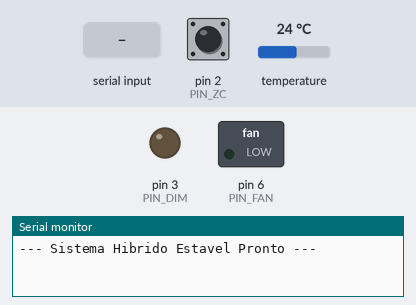
The sketch below on a simulated Arduino Leonardo, built with avr-gcc and run on an emulated ATmega32U4. Parts: switched loads named in the sketch (green lamp = pin HIGH), output pins drawn as LEDs (lit = HIGH), the last lines printed to the serial monitor. The test bench sets the inputs (shaded band); at power-on: pin 2 (PIN_ZC) HIGH, temperature 24 °C.

Above: at 1.5 s.
1.6 s: "/fan90\n" received over Serial
At 2.6 s:
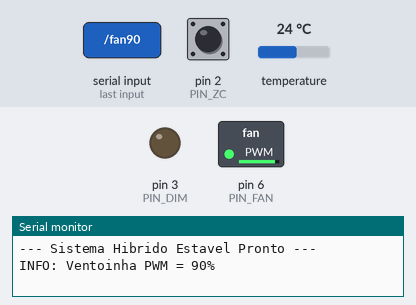
3.1 s: "/def\n" received over the second serial link
4.6 s: "/play\n" received over Serial
6.1 s: "/stop\n" received over the second serial link
7.6 s: "/monitor on\n" received over Serial
9.1 s: "/monitor off\n" received over the second serial link
Timing chart, 0 to 11.6 s (numbered marks = the images above; inputs shaded):
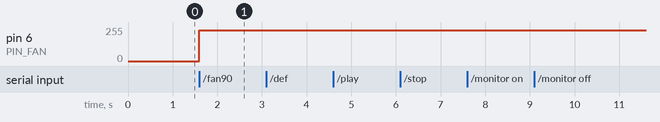

Measured:
- after the input at 1.6 s, pin 6 (PIN_FAN): 0/255 → 229/255 at once

The sketch:

mega_bt_termico_v3.ino
```cpp
/*
  SISTEMA MODULAR - ARQUITETURA HÍBRIDA ESTÁVEL (OMNICANAL + DSP)
*/
#include <OneWire.h>
#include <DallasTemperature.h>

#define PIN_ZC 2
#define PIN_DIM 3
#define PIN_FAN 6
#define PIN_DS18B20 8
#define PIN_CURRENT A0

volatile unsigned long lastZC = 0;
volatile int atrasoDimmerAtual = 8200;
volatile int powerAtual = 0;
volatile unsigned long zcCounter = 0;

OneWire oneWire(PIN_DS18B20);
DallasTemperature sensors(&oneWire);

int ensaioTargetPower = 0;
unsigned long ensaioDurationMillis = 0;
unsigned long ensaioStartMillis = 0;
bool ensaioRunning = false;
bool monitorMode = false;

// Variáveis código 1
unsigned long ensaioDurationZC = 0;  // Agora contado em ciclos elétricos
unsigned long ensaioStartZC = 0;

const byte MASCARA_BUFFER = 64;
char bufferUSB[MASCARA_BUFFER];
char bufferBT[MASCARA_BUFFER];

// Controladores de Tempo (Substituem o Timer3 problemático)
unsigned long lastCurrentTime = 0;
unsigned long lastTempTime = 0;
unsigned long lastTelemetryTime = 0;

void setup() {
  Serial.begin(115200);
  pinMode(PIN_FAN, OUTPUT);
  digitalWrite(PIN_FAN, LOW);

  BT_Init();
  Sensor_Init();
  Dimmer_Init();

  EnviarMensagem("--- Sistema Hibrido Estavel Pronto ---");
}

void loop() {
  // 1. Lê a corrente continuamente (muito rápido, não trava nada)
  Sensor_AmostraContinua();

  // 2. Calcula a matemática da corrente a cada 250ms
  if (millis() - lastCurrentTime >= 250) {
    lastCurrentTime = millis();
    Sensor_CalcularRMS();
  }

  // 3. Atualiza a Temperatura a cada 800ms
  if (millis() - lastTempTime >= 800) {
    lastTempTime = millis();
    Sensor_AmostraTemperatura();
  }

  // 4. Envia os dados para a Interface a cada 250ms
  if (millis() - lastTelemetryTime >= 250) {
    lastTelemetryTime = millis();
    BT_SendTelemetry();
  }

  Ensaio_Update();
  BT_Listen();
}

/*
void loop() {
  // Simula o pulso (100Hz) para manter a interface viva se a energia AC cair
  static unsigned long lastFakeZc = 0;
  if (millis() - lastFakeZc > 10) {
      lastFakeZc = millis();
      if (micros() - lastZC > 20000) zcCounter++;
  }

  Sensor_Update();      // 1. Amostra os sensores SEM TRAVAR o processador
  Dimmer_Update();      // 2. Segurança do Dimmer
  BT_Listen();          // 3. Escuta os comandos Python
  Ensaio_Update();      // 4. Checa o cronômetro do ensaio
  BT_SendTelemetry();   // 5. Envia dados a 4 FPS fluidos
}
*/
```

BLUETOOTH.ino
```cpp
// =================================================================
// MÓDULO 5: COMUNICAÇÃO OMNICANAL (USB + HC-06)
// =================================================================

void BT_Init() {
  Serial1.begin(115200);
}

void EnviarMensagem(String msg) {
  Serial.println(msg);
  Serial1.println(msg);
}

void BT_Listen() {
  static byte idxUSB = 0;
  while (Serial.available() > 0) {
    char c = Serial.read();
    if (c != '\n' && c != '\r') {
      bufferUSB[idxUSB++] = c;
      if (idxUSB >= MASCARA_BUFFER) idxUSB = MASCARA_BUFFER - 1;
    } else if (c == '\n') {
      bufferUSB[idxUSB] = '\0';
      idxUSB = 0;
      String cmd = String(bufferUSB);
      cmd.trim();
      if(cmd.length() > 0) CMD_Parse(cmd);
    }
  }

  static byte idxBT = 0;
  while (Serial1.available() > 0) {
    char c = Serial1.read();
    if (c != '\n' && c != '\r') {
      bufferBT[idxBT++] = c;
      if (idxBT >= MASCARA_BUFFER) idxBT = MASCARA_BUFFER - 1;
    } else if (c == '\n') {
      bufferBT[idxBT] = '\0';
      idxBT = 0;
      String cmd = String(bufferBT);
      cmd.trim();
      if(cmd.length() > 0) CMD_Parse(cmd);
    }
  }
}

void BT_SendTelemetry() {
  static bool lastStateActive = false;
  bool currentStateActive = (ensaioRunning || monitorMode);

  if (!currentStateActive) {
    if (lastStateActive) {
      float temp = Sensor_GetTemp();
      if (temp == DEVICE_DISCONNECTED_C) temp = 0.01;
      String pacote = "DADOS: T=" + String(temp, 2) + " P=0 PR=0.00 I=0.000";
      EnviarMensagem(pacote);
      lastStateActive = false;
    }
    return;
  }

  lastStateActive = true;

  float temp = Sensor_GetTemp();

  // 1. O Arduino captura a leitura REAL do sensor ACS712
  float curr = Sensor_GetCorrente();

  // 2. Calcula a Potência Real baseada na Resistência em Paralelo
  float p_real = 165.8 * (curr * curr);

  if (temp != DEVICE_DISCONNECTED_C) {
    String pacote = "DADOS: T=" + String(temp, 2) + " P=" + String(powerAtual) + " PR=" + String(p_real, 2) + " I=" + String(curr, 3);
    EnviarMensagem(pacote);
  }
  else {
    EnviarMensagem("ERRO: Sensor de Temperatura falhou!");
    String pacote = "DADOS: T=0.01 P=" + String(powerAtual) + " PR=" + String(p_real, 2) + " I=" + String(curr, 3);
    EnviarMensagem(pacote);
  }
}
```

dimmer.ino
```cpp
// =================================================================
// MÓDULO 1: CONTROLO DE POTÊNCIA SÍNCRONO (VERSÃO TESTADA E APROVADA)
// =================================================================

int tabelaDimmer[101];

void Dimmer_CalcularCurva() {
  for (int p = 0; p <= 100; p++) {
    if (p == 0) { tabelaDimmer[0] = 8200; continue; }
    if (p == 100) { tabelaDimmer[100] = 10; continue; }

    int t_min = 10;
    int t_max = 8200;
    int t_ans = 8200;

    for (int i = 0; i < 15; i++) {
      int t_mid = (t_min + t_max) / 2;
      float alpha = (float)t_mid * PI / 8333.33;
      float pot_calc = 1.0 - (alpha / PI) + (sin(2.0 * alpha) / (2.0 * PI));
      pot_calc *= 100.0;
      if (pot_calc < p) t_max = t_mid;
      else { t_min = t_mid; t_ans = t_mid; }
    }
    tabelaDimmer[p] = t_ans;
  }
}

void zeroCrossInterrupt() {
  unsigned long agora = micros();
  if (agora - lastZC < 4000) return;
  lastZC = agora;
  zcCounter++;

  interrupts();

  if (powerAtual <= 0) { digitalWrite(PIN_DIM, LOW); return; }
  if (powerAtual >= 100) { digitalWrite(PIN_DIM, HIGH); return; }

  delayMicroseconds(atrasoDimmerAtual);
  digitalWrite(PIN_DIM, HIGH);
  delayMicroseconds(50);
  digitalWrite(PIN_DIM, LOW);
}

void Dimmer_Init() {
  pinMode(PIN_ZC, INPUT_PULLUP);
  pinMode(PIN_DIM, OUTPUT);
  digitalWrite(PIN_DIM, LOW);
  Dimmer_CalcularCurva();
  attachInterrupt(digitalPinToInterrupt(PIN_ZC), zeroCrossInterrupt, RISING);
}

void Dimmer_SetPower(int pot) {
  if (powerAtual != pot) {
    powerAtual = constrain(pot, 0, 100);
    atrasoDimmerAtual = tabelaDimmer[powerAtual];
    if (powerAtual <= 0) digitalWrite(PIN_DIM, LOW);
    else if (powerAtual >= 100) digitalWrite(PIN_DIM, HIGH);
  }
}

void Dimmer_Update() {}
```

interp.ino
```cpp
// =================================================================
// MÓDULO 4: COMANDOS E PARSER
// =================================================================

void CMD_Parse(String cmd) {
  if (cmd.startsWith("/def")) {
    if (ensaioRunning) {
      EnviarMensagem("ERRO: O ciclo esta a correr! Envie /stop primeiro.");
    } else {
      int p, t_min;
      if (sscanf(cmd.c_str(), "/def %d %d", &p, &t_min) == 2) {
        ensaioTargetPower = constrain(p, 0, 100);
        ensaioDurationMillis = (unsigned long)t_min * 60000UL;
        EnviarMensagem("INFO: Parametros Guardados. Use /play.");
      } else {
        EnviarMensagem("ERRO: Formato -> /def [potencia] [tempo_minutos]");
      }
    }
  }
  else if (cmd == "/play") {
    if (ensaioDurationMillis > 0) {
      if (!ensaioRunning) {

        ensaioStartMillis = millis();
        ensaioRunning = true;
        Dimmer_SetPower(ensaioTargetPower);
        EnviarMensagem("INFO: Ensaio Iniciado!");
      } else {
        EnviarMensagem("INFO: O ensaio ja esta a decorrer.");
      }
    } else {
      EnviarMensagem("ERRO: Configure com /def primeiro.");
    }
  }
  else if (cmd == "/stop") {
    ensaioRunning = false;
    Dimmer_SetPower(0);
    EnviarMensagem("INFO: Ensaio Parado (Manual)");
  }
  else if (cmd.startsWith("/fan")) {
    int pwm_pct = 0;
    if (sscanf(cmd.c_str(), "/fan %d", &pwm_pct) == 1) {
      pwm_pct = constrain(pwm_pct, 0, 100);
      int val_analog = map(pwm_pct, 0, 100, 0, 255);
      analogWrite(PIN_FAN, val_analog);
      EnviarMensagem("INFO: Ventoinha PWM = " + String(pwm_pct) + "%");
    }
  }
  else if (cmd == "/monitor on") {
    monitorMode = true;
    EnviarMensagem("INFO: Monitoramento LIGADO");
  }
  else if (cmd == "/monitor off") {
    monitorMode = false;
    EnviarMensagem("INFO: Monitoramento DESLIGADO");
  }
}
/*
// =================================================================
// MÓDULO 4: COMANDOS E PARSER
// =================================================================

void CMD_Parse(String cmd) {
  if (cmd.startsWith("/def")) {
    if (ensaioRunning) {
      Serial1.println("ERRO: O ciclo esta a correr! Envie /stop primeiro para reconfigurar.");
    } else {
      int p, t_min;
      if (sscanf(cmd.c_str(), "/def %d %d", &p, &t_min) == 2) {
        ensaioTargetPower = constrain(p, 0, 100);
        // CONVERSÃO INFALÍVEL: t_min * 60 seg * 120 ciclos da rede/seg
        ensaioDurationZC = (unsigned long)t_min * 60UL * 120UL;
        Serial1.println("INFO: Parametros Guardados. Use /play para iniciar.");
      } else {
        Serial1.println("ERRO: Formato -> /def [potencia] [tempo_minutos]");
      }
    }
  }
  else if (cmd == "/play") {
    if (ensaioDurationZC > 0) {
      if (!ensaioRunning) {
        ensaioStartZC = zcCounter; // Inicia a contagem baseada na rede elétrica
        ensaioRunning = true;
        Dimmer_SetPower(ensaioTargetPower);
        Serial1.println("INFO: Ensaio Iniciado!");
      } else {
        Serial1.println("INFO: O ensaio ja esta a decorrer.");
      }
    } else {
      Serial1.println("ERRO: Configure com /def primeiro.");
    }
  }
  else if (cmd == "/stop") {
    ensaioRunning = false;
    Dimmer_SetPower(0);
    Serial1.println("INFO: Ensaio Parado Manualmente.");
  }
  else if (cmd == "/ventoinha on") {
    digitalWrite(PIN_FAN, HIGH);
    Serial1.println("INFO: Ventoinha LIGADA");
  }
  else if (cmd == "/ventoinha off") {
    digitalWrite(PIN_FAN, LOW);
    Serial1.println("INFO: Ventoinha DESLIGADA");
  }
  else if (cmd == "/monitor on") {
    monitorMode = true;
    Serial1.println("INFO: Monitoramento de Temp LIGADO");
  }
  else if (cmd == "/monitor off") {
    monitorMode = false;
    Serial1.println("INFO: Monitoramento de Temp DESLIGADO");
  }
}
*/
```

logic.ino
```cpp
// =================================================================
// MÓDULO 3: GESTOR DE ENSAIO
// =================================================================

void Ensaio_Update() {
  if (ensaioRunning) {
    if (millis() - ensaioStartMillis >= ensaioDurationMillis) {
      ensaioRunning = false;
      Dimmer_SetPower(0);
      EnviarMensagem("INFO: Ensaio Concluido (Tempo Esgotado).");
    } else {
      Dimmer_SetPower(ensaioTargetPower);
    }
  } else {
    Dimmer_SetPower(0);
  }
}
/*
// =================================================================
// MÓDULO 3: GESTOR DE ENSAIO (BLINDADO AO GRID CLOCK)
// =================================================================

void Ensaio_Update() {
  if (ensaioRunning) {
    // Verifica os ciclos de rede (zcCounter) em vez do millis() corrompido
    if (zcCounter - ensaioStartZC >= ensaioDurationZC) {
      ensaioRunning = false;
      Dimmer_SetPower(0);
      Serial1.println("INFO: Ensaio Concluido (Tempo Esgotado).");
    } else {
      Dimmer_SetPower(ensaioTargetPower);
    }
  } else {
    Dimmer_SetPower(0);
  }
}
*/
```

sensore.ino
```cpp
// =================================================================
// MÓDULO 2: SENSORES COM DSP E FILTRO PASSA-BAIXA
// =================================================================

long somaQuadrados = 0;
long numAmostras = 0;
float lastCorrente = 0.0;
float lastValidTemp = 0.0;

void Sensor_Init() {
  sensors.begin();
  sensors.setWaitForConversion(false);
  sensors.requestTemperatures();
}

void Sensor_AmostraContinua() {
  if (powerAtual > 0) {
      long valorCentralizado = analogRead(PIN_CURRENT) - 512;
      somaQuadrados += (valorCentralizado * valorCentralizado);
      numAmostras++;
  }
}

void Sensor_CalcularRMS() {
  if (numAmostras > 0 && powerAtual > 0) {
    float mediaQuadrados = (float)somaQuadrados / numAmostras;
    float tensaoRMS = (sqrt(mediaQuadrados) * 5.0) / 1023.0;

    // --- CALIBRAÇÃO EXATA PARA O SEU CIRCUITO EM SÉRIE ---
    // Fator ajustado de 185.0 para 172.0 baseado na sua leitura física
    float correnteBruta = (tensaoRMS * 1000.0) / 172.0;

    // --- NOVO LIMIAR DE RUÍDO ---
    // Como a corrente nominal é baixa, o corte desceu para 30mA (0.030A)
    if (correnteBruta < 0.030) {
      lastCorrente = 0.0;
    } else {
      // O seu vetor de DSP para linearização está mantido!
      float fatores[11] = {0.000, 0.254, 0.368, 0.487, 0.554, 0.635, 0.692, 0.743, 0.792, 0.809, 0.873};
      int idx = powerAtual / 10;
      int idxSup = (idx < 10) ? idx + 1 : 10;
      float resto = (powerAtual % 10) / 10.0;
      float fatorCalibrado = fatores[idx] + (fatores[idxSup] - fatores[idx]) * resto;

      float correnteNova = correnteBruta * fatorCalibrado;

      // Filtro Exponencial (EMA) para estabilizar os números na interface
      if (lastCorrente == 0.0) lastCorrente = correnteNova;
      else lastCorrente = (lastCorrente * 0.70) + (correnteNova * 0.30);
    }
  } else {
    lastCorrente = 0.0;
  }

  somaQuadrados = 0;
  numAmostras = 0;
}

void Sensor_AmostraTemperatura() {
    lastValidTemp = sensors.getTempCByIndex(0);
    sensors.requestTemperatures();
}

float Sensor_GetTemp() { return lastValidTemp; }
float Sensor_GetCorrente() { return lastCorrente; }
```
